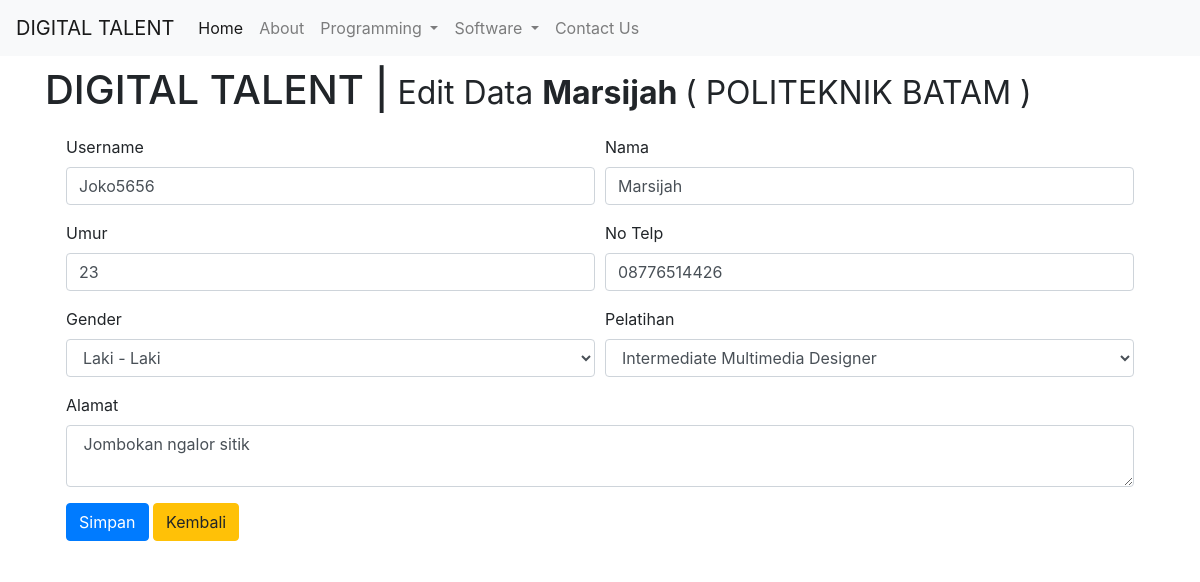
/form_edit.php?id_siswa=11, run on the app's committed database.
### tables this page shows
CREATE TABLE `siswa` (
  `id_siswa` int(11) NOT NULL,
  `alamat` varchar(50) NOT NULL,
  `nama` varchar(50) NOT NULL,
  `username` varchar(50) NOT NULL,
  `jk` enum('L','P') NOT NULL,
  `jurusan` varchar(50) NOT NULL,
  `no_tlp` varchar(12) NOT NULL,
  `umur` varchar(3) NOT NULL
);

### form_edit.php (the view, shortened to what this page needs)
<!DOCTYPE html>
<html>
<head>
	<link rel="stylesheet" href="css/bootstrap.min.css"/>
   <link rel="stylesheet" href="https://maxcdn.bootstrapcdn.com/bootstrap/4.0.0-beta/css/bootstrap.min.css">
</head>
<?php
include 'koneksi.php';
$id = $_GET['id_siswa'];
$query = "SELECT * FROM siswa WHERE id_siswa='$id'";
  $data = mysqli_query($koneksi, $query);
   while($i=mysqli_fetch_array($data)){
              $alamat = $i['alamat'];
              $nama = $i['nama'];
              $username = $i['username'];
              $jk = $i['jk'];
              $jurusan = $i['jurusan'];
              $no_tlp = $i['no_tlp'];
              $umur = $i['umur'];
     }
 ?>
<body>
<nav class="navbar navbar-expand-lg navbar-light bg-light">
  <a class="navbar-brand" href="#">DIGITAL TALENT</a>
  <div class="collapse navbar-collapse" id="navbarNavDropdown">
    <ul class="navbar-nav">
      <li class="nav-item active">
        <a class="nav-link" href="#">Home <span class="sr-only">(current)</span></a>
      </li>
      <li class="nav-item">
        <a class="nav-link" href="#">About</a>
      </li>
      <li class="nav-item dropdown">
        <a class="nav-link dropdown-toggle" href="#" id="navbarDropdownMenuLink" data-toggle="dropdown" aria-haspopup="true" aria-expanded="false">
          Programming
        </a>
      </li>
      <li class="nav-item dropdown">
        <a class="nav-link dropdown-toggle" href="#" id="navbarDropdownMenuLink" data-toggle="dropdown" aria-haspopup="true" aria-expanded="false">
          Software
        </a>
      </li>
      <li class="nav-item">
        <a class="nav-link" href="#">Contact Us</a>
      </li>
    </ul>
  </div>
</nav>
    <div class="container">
      <div class="row" style="margin-top: 10px">
        <div class="col-md-12">
        <h1> DIGITAL TALENT  |<small> Edit Data <b><?=ucfirst($nama)?></b> ( POLITEKNIK BATAM )</small> </h1>
          <div class="alert alert-none" role="alert">
			  <form method="get" action="edit.php" role="form">
			  <div class="form-row">
			    <div class="form-group col-md-6">
			      <label for="username">Username</label>
			      <input type="text" class="form-control" id="username" name="username" value="<?=$username?>" placeholder="Masukan Username Anda" required>
			    </div>
			    <div class="form-group col-md-6">
			      <label for="nama">Nama </label>
			      <input type="text" class="form-control" id="nama" name="nama" value="<?=$nama?>" placeholder="Masukan Nama Lengkap Anda" required>
			    </div>
			  </div>
			  <div class="form-row">
			    <div class="form-group col-md-6">
			      <label for="umur">Umur</label>
			      <input type="text" class="form-control" id="umur" name="umur" value="<?=$umur?>" placeholder="Masukan Umur Anda" required>
			    </div>
			    <div class="form-group col-md-6">
			      <label for="notlp">No Telp </label>
			      <input type="number" class="form-control" id="notlp" name="notlp" value="<?=$no_tlp?>" placeholder="Masukan Nomer Telpon Anda" required>
			    </div>
			  </div>
			  <div class="form-row">
			   <div class="col-sm-6">
	              <label>Gender</label>
	                 <select  name='jk' class="form-control select2bs4" required>
	                      <option value="L" <?=$jk == 'L'?'selected':''?>>Laki - Laki</option>
	                 </select>
	          		</div>
	          		<div class="form-group col-md-6">
			      <label for="inputState">Pelatihan</label>
			      <select  name="jurusan" class="form-control select2bs4" required>
			        <option value="intermediate_multimedia_designer" <?=$jurusan == 'intermediate_multimedia_designer'?'selected':''?>> Intermediate Multimedia Designer</option>
			      </select>
			    </div>
			  </div>
			  <div class="form-row">
			  	<div class="form-group col-md-12">
			      <label for="alamat">Alamat</label>
			    <textarea class="form-control" id="alamat" name="alamat" required><?=$alamat?> </textarea>
			    </div>
			  </div>
			  <button type="submit" name="add" value="cek" class="btn btn-primary">Simpan</button>
			   <a href="index.php" type="button" class="btn btn-warning">Kembali</a>
			</form>
		</div>
	</div>
</div>
</body>
</html>

### data on the page
siswa: nama "Marsijah", username "Joko5656", umur "23", notlp "08776514426", jk "Laki - Laki", jurusan "Intermediate Multimedia Designer", alamat "Jombokan ngalor sitik"
